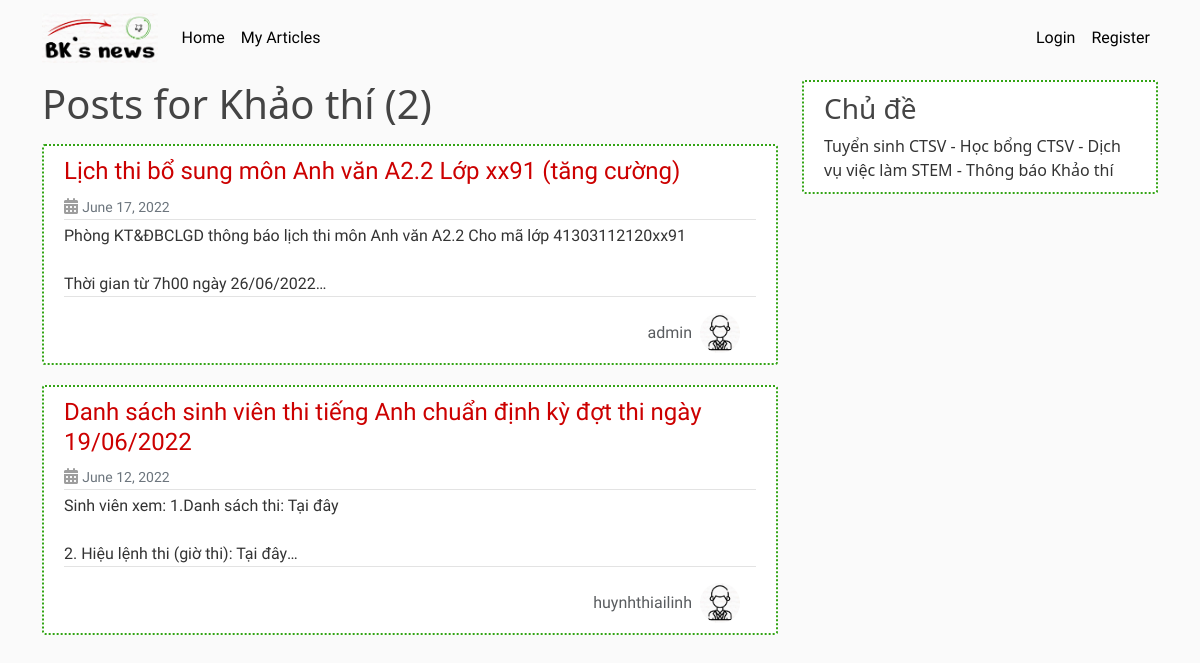
Page /topic/5 on the committed database.
### post_app/models.py (models this page shows, shortened)
class Topic(models.Model):
    name = models.TextField(max_length=256)

class Post(models.Model):
    title = models.CharField(max_length=100)
    content = models.TextField()
    date_posted = models.DateTimeField(default=timezone.now)
    author = models.ForeignKey(User, on_delete=models.CASCADE)
    topic = models.ForeignKey(Topic, on_delete=models.CASCADE, null=True, blank=False)

### user_app/models.py (models this page shows, shortened)
class Profile(models.Model):
    user = models.OneToOneField(User, on_delete=models.CASCADE)
    avatar = models.ImageField(default='default.jpg', upload_to='profile_pics')

### post_app/views.py (the view)
# urls.py: path('topic/<int:pk>', TopicPostListView.as_view(), name='topic-posts'),
class TopicPostListView(ListView):
    model = Post
    template_name = 'post/topic_posts.html'
    context_object_name = 'posts'
    paginate_by = 5
    def get_queryset(self):
        selected_topic = get_object_or_404(Topic, id=self.kwargs.get('pk'))
        return Post.objects.filter(topic=selected_topic).order_by('-date_posted')
    def get_context_data(self, **kwargs):
        selected_topic = get_object_or_404(Topic, id=self.kwargs.get('pk'))
        context = super(TopicPostListView, self).get_context_data(**kwargs)
        context['posts'] = Post.objects.filter(topic=selected_topic).order_by('-date_posted')
        context['topics'] = Topic.objects.all()
        context['selected_topic'] = selected_topic
        return context

### post_app/templates/post/topic_posts.html (shortened to what this page needs)
{% extends 'base.html' %}
{% block post_content %}
    <h1 class="mb-3">Posts for {{ selected_topic.name }} ({{ page_obj.paginator.count }})</h1>
    {% for post in posts %}
        <article class="media content-section">
            <div class="media-body">
                <div class="article-metadata">
                    <h4><a href="{% url 'post-detail' post.id %}" class="article-title">{{ post.title }}</a></h4>
                    <div class="date-time">
                        <i class="fa-solid fa-calendar-days"></i>
                        <small class="text-muted">{{ post.date_posted | date:"F d, Y" }}</small>
                    </div>
                </div>
                <p class="article-content truncate-content">{{ post.content }}</p>
                <div class="hstack gap-2">
                    <a href="{% url 'user-posts' post.author.username %}" class="ms-auto author-name">{{ post.author }}</a>
                    <img class="rounded-circle article-img" src="{{ post.author.profile.avatar.url }}" alt="">
                </div>
            </div>
        </article>
    {% endfor%}
{% endblock post_content %}
{% block topic_content %}
    {% for topic in topics %}
        {{ topic.name }}
    {% endfor%}
{% endblock topic_content %}

### post_app/static/article/main.css (style rules this page uses)
body { background: #fafafa; color: #333333; margin-top: 5rem; }
h1, h2, h3, h4, h5, h6 { color: #444444; }
i { color: #9e9e9e; }
.content-section { background: #fff; padding: 10px 20px; border: 2px dotted #33a415; border-radius: 3px; margin-bottom: 20px; }
.article-title { color: #cc0000; font-family: 'Pangolin', cursive; }
.article-content { white-space: pre-line; font-family: 'Mali', cursive; }
.article-img { height: 40px; width: 40px; margin-right: 16px; }
.article-metadata { padding-bottom: 1px; margin-bottom: 4px; border-bottom: 1px solid #e3e3e3; }
.article-metadata a { text-decoration: none; }
.article-content { border-bottom: 1px solid #e3e3e3; }
.text-muted { font-family: 'Mali', cursive; color: #9e9e9e; }
.author-name { text-decoration: none; color: rgba(var(--bs-body-color-rgb),.75)!important; font-family: 'Mali', cursive; }
.truncate-content { display: -webkit-box; -webkit-line-clamp: 3; -webkit-box-orient: vertical; overflow: hidden; text-overflow: ellipsis; }

### rows in the picture
Topic: name "Khảo thí"
Post: title "Lịch thi bổ sung môn Anh văn A2.2 Lớp xx91 (tăng cường)", date_posted "June 17, 2022", content "Phòng KT&ĐBCLGD thông báo lịch thi môn Anh văn A2.2 Cho mã lớp 41303112120xx91 Thời gian từ 7h00 ngày…", author "admin", author.profile.avatar (placeholder picture)
Post: title "Danh sách sinh viên thi tiếng Anh chuẩn định kỳ đợt thi ngày 19/06/2022", date_posted "June 12, 2022", content "Sinh viên xem: 1.Danh sách thi: Tại đây 2. Hiệu lệnh thi (giờ thi): Tại…", author "huynhthiailinh", author.profile.avatar (placeholder picture)
Topic: name "Tuyển sinh"
Topic: name "CTSV - Học bổng"
Topic: name "CTSV - Dịch vụ việc làm"
Topic: name "STEM - Thông báo"

### other values in the picture
{{ page_obj.paginator.count }} "2"
